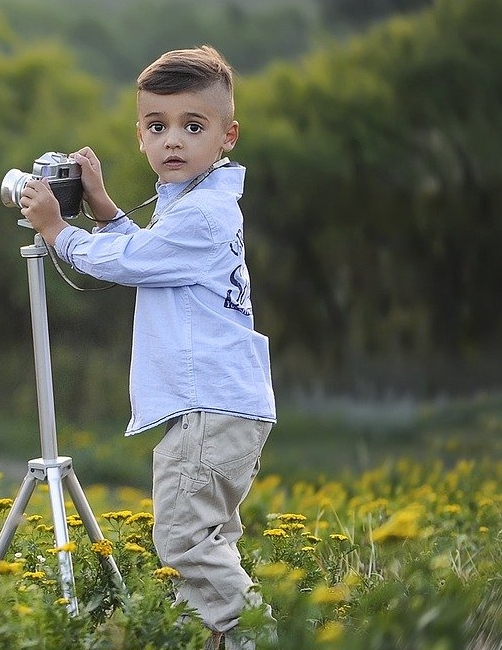
#> input picture img/xiquet.jpg, 502 x 650 px
$ python ejercicio1.py
#> lines starting #> are read from the running program, lines starting #| are printed output that depends on the picture
import cv2
import numpy as np
from matplotlib import pyplot as plt
from PIL import Image

#Cargamos una imagen
img = cv2.imread("img/xiquet.jpg")
#> img is the input picture: shape (650, 502, 3); mean B, G, R 85.8, 106.2, 100.6

#Mostramos una imagen
#cv2.imshow("My Image",img) #el primer parámetro es el nombre de la ventana, que puedo poner el que quiera
cv2.waitKey(0) #aprieta una tecla
cv2.destroyAllWindows()

#Escribimos en una imagen
cv2.imwrite("image_copy.jpg",img)

#Propiedades de la imagen
print(type(img))
#| <class 'numpy.ndarray'>
print(img.shape) #píxeles verticales y horizontales
#| (650, 502, 3)
print(img.size)
#| 978900
print(img.dtype)
#| uint8

top_left_px = img[0,0,:] #esto me devuelve una lista de 3 valores (BGR) del pixel 0,0
#> top_left_px = [104, 139, 119]
print(top_left_px)
#| [104 139 119]

top_left_px_R = img[0,0,2] #esto me devuelve solo la componente R
#> top_left_px_R = 119
print(top_left_px_R)
#| 119


R, G, B = img[:,:,0], img[:,:,1], img[:,:,2]
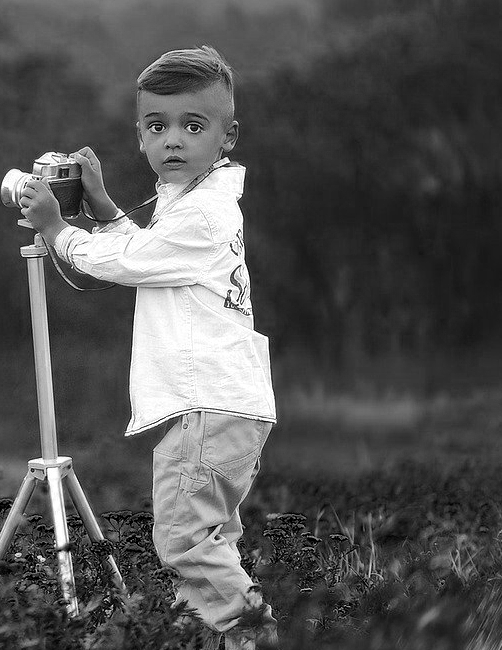
#> R: shape (650, 502); min 0, max 255, mean 85.8
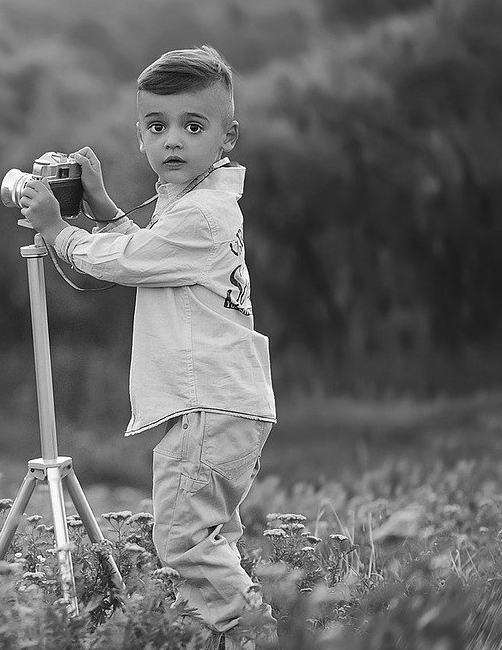
#> G: shape (650, 502); min 0, max 255, mean 106.2
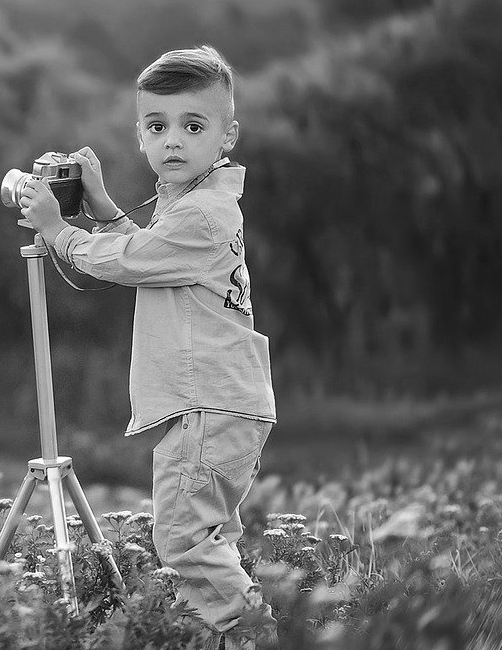
#> B: shape (650, 502); min 0, max 255, mean 100.6
print("R': ",R,"\nG': ", G,"\nB': ", B)
#> (printed output is left out)
imgGray =  R*0.299 + G* 0.587 + B*0.114 #mediante la fórmula NTSC: 0.299 ∙ Rojo + 0.587 ∙ Verde + 0.114 ∙ Azul. Esta fórmula representa la percepción relativa de la persona promedio del brillo de la luz roja, verde y azul.
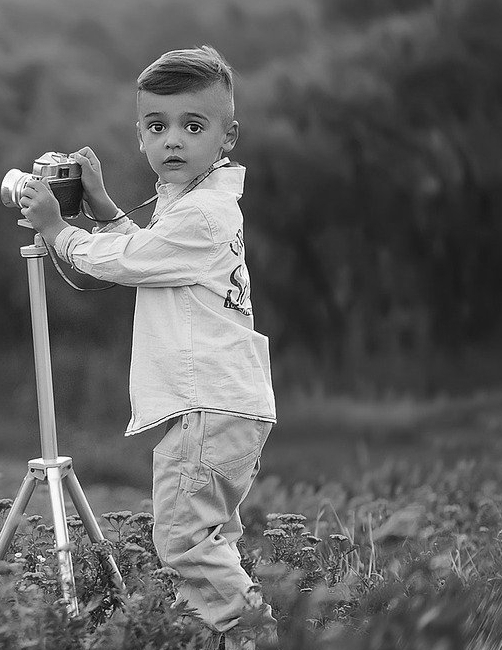
#> imgGray: shape (650, 502) float64; min 0, max 255, mean 99.5

print("R': ",R,"\nG': ", G,"\nB': ", B)
#> (printed output is left out)
plt.imshow(imgGray, cmap='gray')
plt.show()

cv2.imwrite('imgGray.png', imgGray)

$ run again, with img/futbol.jpg copied over img/xiquet.jpg
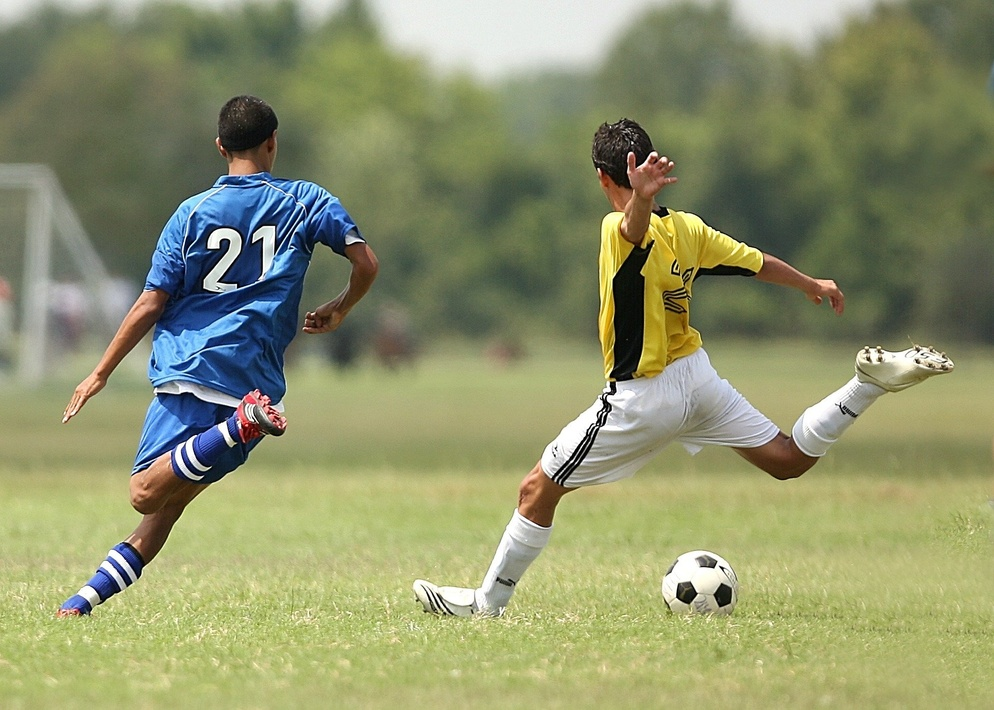
#> input picture img/futbol.jpg, 994 x 710 px, shrunk from 1920 x 1371 before the run
#> img is the input picture: shape (710, 994, 3); mean B, G, R 108.3, 147, 141.8
#| <class 'numpy.ndarray'>
#| (710, 994, 3)
#| 2117220
#| uint8
#> top_left_px = [227, 232, 230]
#| [227 232 230]
#> top_left_px_R = 230
#| 230
#> `R, G, B = img[:,:,0], img[:,:,1], img[:,:,2]`:
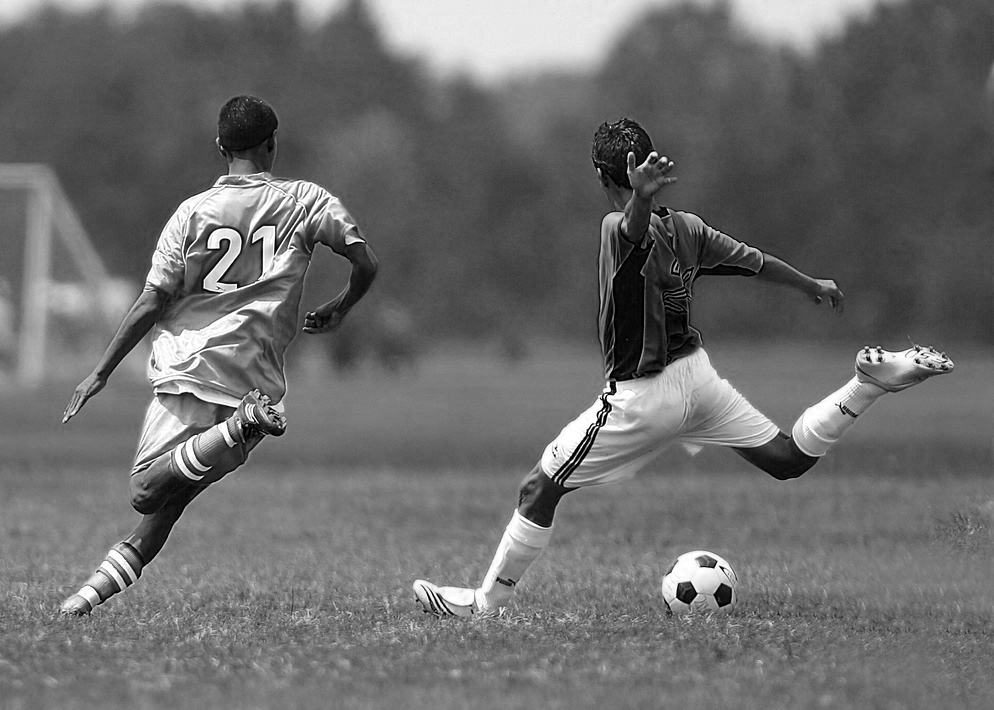
#> R: shape (710, 994); min 0, max 255, mean 108.3
#> (printed output is left out)
#> `imgGray =  R*0.299 + G* 0.587 + B*0.114`:
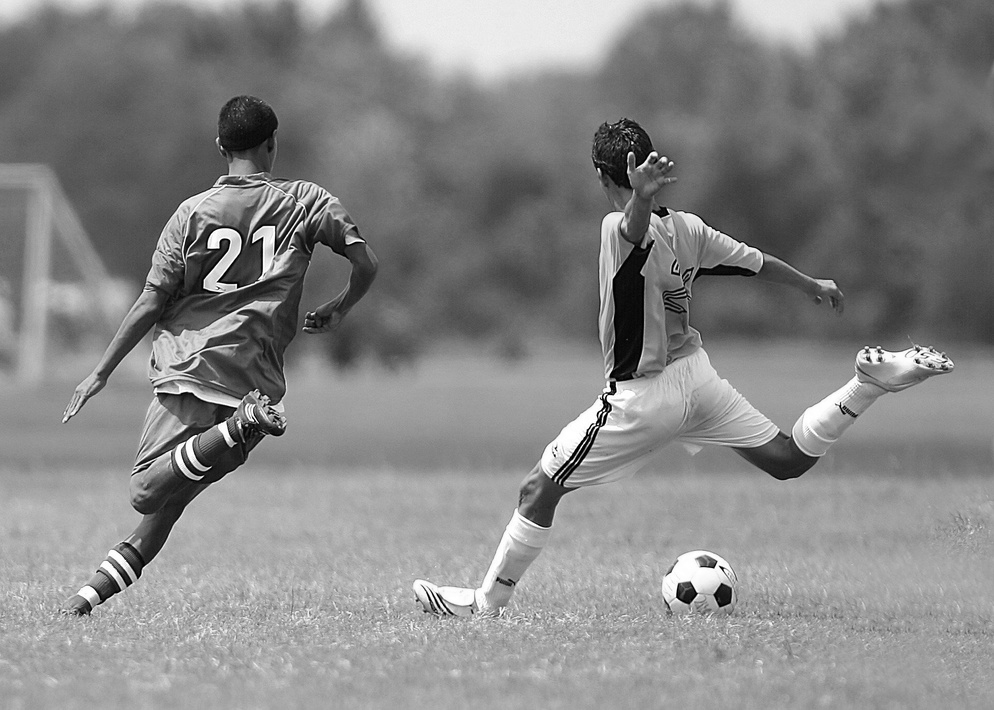
#> imgGray: shape (710, 994) float64; min 0, max 255, mean 134.9
#> (printed output is left out)
